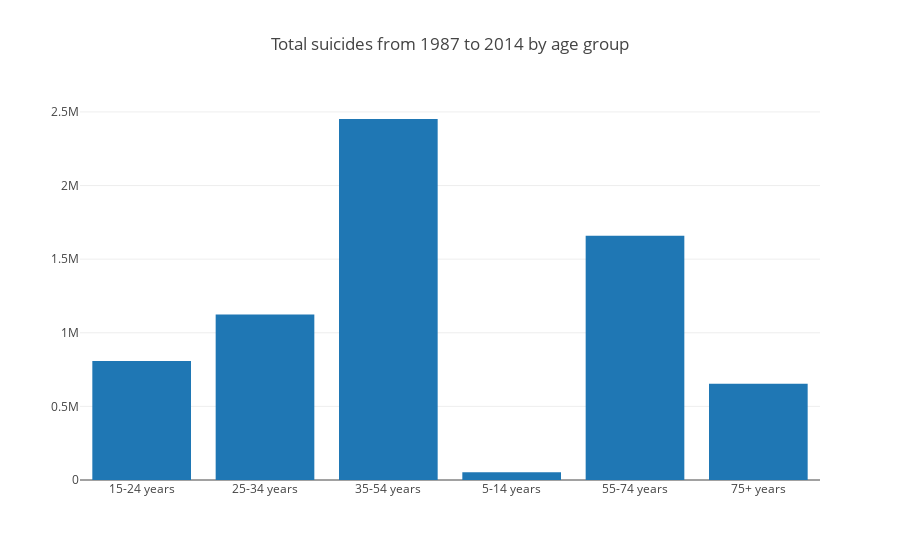

This figure's notebook cell:
### Code cell
trace0 = go.Bar(
    x=master_su.index,
    y=master_su.suicides_no,
    name='suicides_no'
)

data = [trace0]
layout = {'title': 'Total suicides from 1987 to 2014 by age group'}

fig = go.Figure(data=data, layout=layout)

iplot(fig, show_link=False)

### Figure 1 — Plotly figure (JSON) as saved in the notebook; plotly's stock layout.template omitted (floating-point values rounded to 4 significant figures)
{"data": [{"name": "suicides_no", "type": "bar", "uid": "9b7433b0-76de-40a0-9ee8-982edfb39c4c", "x": ["15-24 years", "25-34 years", "35-54 years", "5-14 years", "55-74 years", "75+ years"], "y": [808542, 1123912, 2452141, 52264, 1658443, 653118]}], "layout": {"title": "Total suicides from 1987 to 2014 by age group"}}
